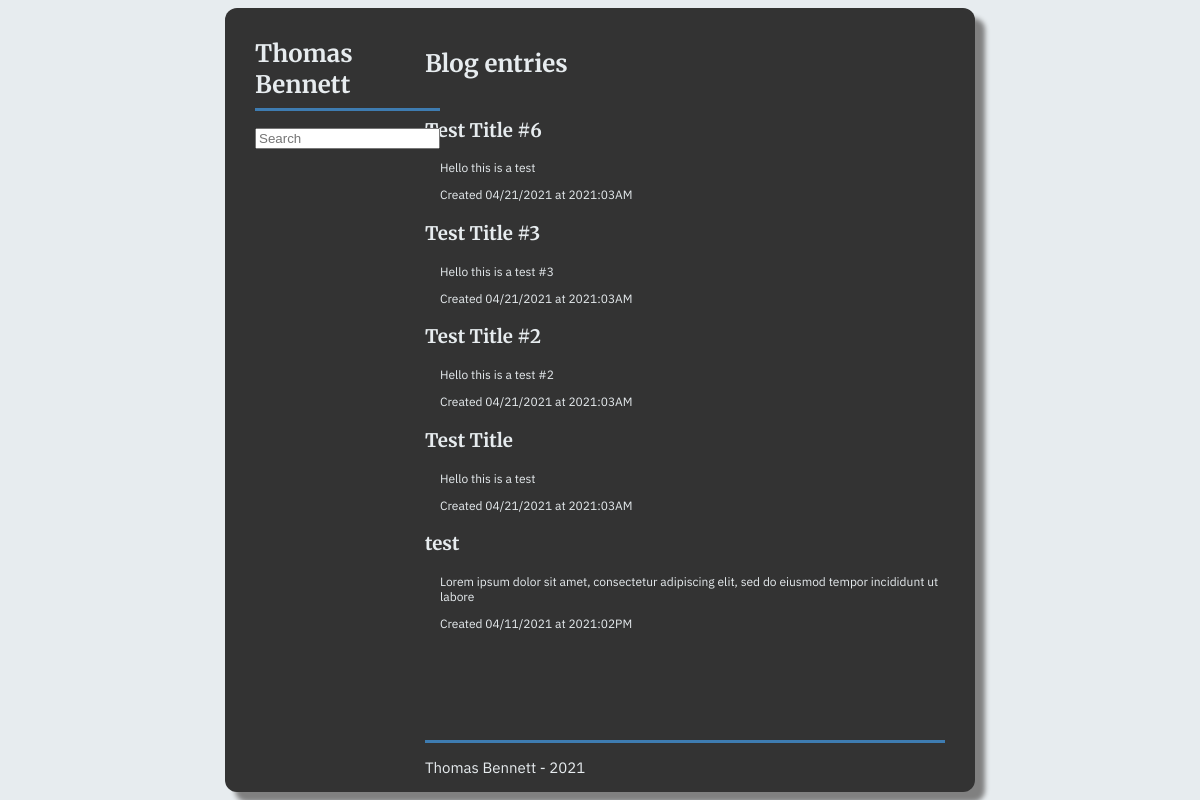
Before: / with the older database file.
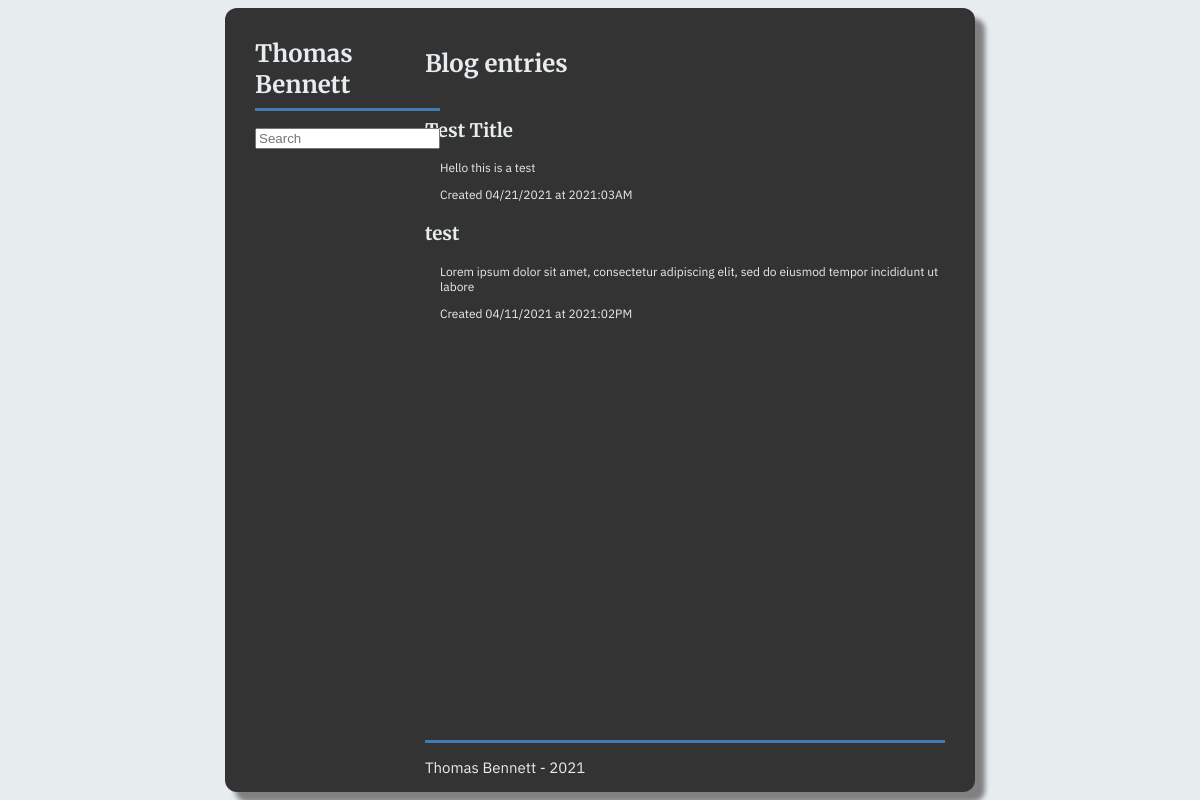
After: the same page with the newer database file.
### app.py (models this page shows, shortened)
class Entry(flask_db.Model):
    title = CharField()
    slug = CharField(unique=True)
    summary = CharField()
    content = TextField()
    published = BooleanField(index=True)
    timestamp = DateTimeField(default=datetime.datetime.now, index=True)
    @classmethod
    def public(cls):
        return Entry.select().where(Entry.published == True)

### app.py (the view)
@app.route('/')
def index():
    search_query = request.args.get('q')
    if search_query:
        query = Entry.search(search_query)
    else:
        query = Entry.public().order_by(Entry.timestamp.desc())
    return object_list('index.html', query, search=search_query)

### templates/index.html (shortened to what this page needs)
{% extends "base.html" %}
{% block content_title %}{% if search %}Search "{{ search }}"{% else %}Blog entries{% endif %}{% endblock %}
{% block content %}
  {% for entry in object_list %}
    <h3>
      <a class='index-entry-title' href="{% if entry.published %}{{ url_for('detail', slug=entry.slug) }}{% else %}{{ url_for('edit', slug=entry.slug) }}{% endif %}">
        {{ entry.title }}
      </a>
    </h3>
    <div class="index-entry-info">
      <p>{{ entry.summary }}</p>
      <p class='index-entry-created'>Created {{ entry.timestamp.strftime('%m/%d/%Y at %G:%I%p') }}</p>
    </div>
    {% else %}
    <p>No entries have been created yet.</p>
  {% endfor %}
{% endblock %}

### templates/base.html (shortened to what this page needs)
<!doctype html>
<html>
  <head>
    <link rel=stylesheet type=text/css href="{{ url_for('static', filename='css/main.css') }}" />
    <link rel=stylesheet type=text/css href="{{ url_for('static', filename='css/hilite.css') }}" />
  </head>
  <body>
    <nav>
      <a id='blog-name' href="{{ url_for('index') }}">Thomas<br>Bennett</a>
      <hr>
      {% block search_bar %}
        <form action="{{ url_for('index') }}" id="search-form" method="get" role="search">
            <input name="q" placeholder="Search" type="text" value="{% if search %}{{ search }}{% endif %}">
        </form>
      {% endblock %}
    </nav>
    <main>
      {% block page_header %}
        <div class="page-header">
          <h2>{% block content_title %}{% endblock %}</h2>
        </div>
      {% endblock %}
      <div class='content'>
        {% block content %}{% endblock %}
      </div>
      <footer>
        <hr />
        <p>Thomas Bennett - 2021</p>
      </footer>
    </main>
  </body>
</html>

### static/css/main.css (style rules this page uses)
:root { --accent: #3E7CB1; --text-color: #E7ECEF; --background-color: #E7ECEF; --body-color: #333333; }
html { background-color: var(--background-color); display: flex; justify-content: center; align-items: stretch; min-height: 100%; }
body { max-width: 750px; background-color: var(--body-color); display: flex; flex-direction: row; justify-content: left; flex-grow: 1; font-family: 'IBM Plex Sans', sans-serif; color: var(--text-color); border-radius: 12px; box-shadow: 10px 10px 5px grey; }
a:link { text-decoration: none; color: var(--text-color); }
hr { color: var(--accent); height: 3px; background-color: var(--accent); border-style: none; }
nav { margin-top: 30px; margin-left: 30px; margin-right: 15px; overflow: hidden; position: fixed; }
#blog-name { font-family: Merriweather, serif; font-weight: bold; font-size: 24px; }
main { margin-top: 20px; margin-left: 200px; width: 100%; display: flex; flex-direction: column; flex-grow: 1; margin-right: 30px; }
.page-header { font-family: Merriweather; }
.content { flex-grow: 1; }
.index-entry-title { font-family: Merriweather; }
.index-entry-info { padding-left: 15px; font-size: 12px; }
footer { font-size: 15px; }

Changed rows visible on the page:
removed Entry: title "Test Title #6", summary "Hello this is a test", timestamp "04/21/2021 at 2021:03AM"
removed Entry: title "Test Title #3", summary "Hello this is a test #3", timestamp "04/21/2021 at 2021:03AM"
removed Entry: title "Test Title #2", summary "Hello this is a test #2", timestamp "04/21/2021 at 2021:03AM"
